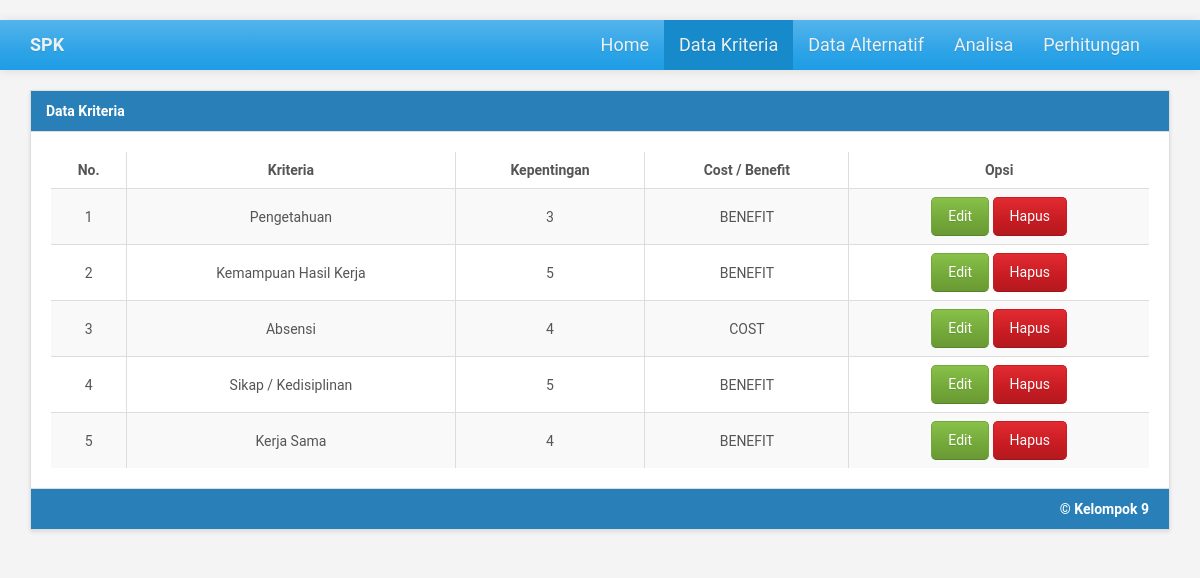
Page /kriteria.php on the committed database.
### tables this page shows
CREATE TABLE `kriteria` (
  `id_kriteria` varchar(20) NOT NULL,
  `kriteria` varchar(50) NOT NULL,
  `kepentingan` varchar(20) NOT NULL,
  `cost_benefit` varchar(20) NOT NULL
);

### kriteria.php (the view, shortened to what this page needs)
<?php
include('configdb.php');
?>
<!DOCTYPE html>
<html lang="en">
<head>
    <link href="ui/css/cerulean.min.css" rel="stylesheet">
    <link rel="stylesheet" type="text/css" href="ui/css/datatables/dataTables.bootstrap.css">
</head>
<body>
    <nav class="navbar navbar-default">
        <div class="container">
            <div class="navbar-header">
                <a class="navbar-brand" href="#"><b><?php echo $_SESSION['judul'];?></b></a>
            </div>
            <div id="navbar" class="navbar-collapse collapse pull-right">
                <ul class="nav navbar-nav">
                    <li><a href="index.php">Home</a></li>
                    <li class="active"><a href="kriteria.php">Data Kriteria</a></li>
                    <li><a href="alternatif.php">Data Alternatif</a></li>
                    <li><a href="analisa.php">Analisa</a></li>
                    <li><a href="perhitungan.php">Perhitungan</a></li>
                </ul>
            </div>
        </div>
    </nav>
    <div class="container">
        <div class="panel panel-primary">
            <div class="panel-heading"><b>Data Kriteria</b></div>
            <?php
            $kriteria = $mysqli->query("SELECT * FROM kriteria");
            ?>
            <div class="panel-body table-responsive">
                <table id="example" class="table table-striped table-bordered table-hover" cellspacing="0" width="100%">
                    <thead>
                        <tr>
                            <th>No.</th>
                            <th>Kriteria</th>
                            <th>Kepentingan</th>
                            <th>Cost / Benefit</th>
                            <th>Opsi</th>
                        </tr>
                    </thead>
                    <tbody>
                        <?php
                        $i = 1;
                        while ($row = $kriteria->fetch_assoc()) {
                            echo '<tr>';
                            echo '<td>'.$i++.'</td>';
                            echo '<td>'.ucwords($row["kriteria"]).'</td>';
                            echo '<td>'.$row["kepentingan"].'</td>';
                            echo '<td class="text-uppercase">'.$row["cost_benefit"].'</td>';
                            echo '<td>
                                <a href="edit-kriteria.php?id='.$row["id_kriteria"].'" class="btn btn-success btn-sm"><i class="fa fa-pencil"></i> Edit</a>
                                <a href="kriteria.php?delete_id='.$row["id_kriteria"].'" class="btn btn-danger btn-sm" onclick="return confirm(\'Apakah Anda yakin ingin menghapus data ini?\')"><i class="fa fa-trash"></i> Hapus</a>
                            </td>';
                            echo '</tr>';
                        }
                        ?>
                    </tbody>
                </table>
            </div>
            <div class="panel-footer text-primary text-right"><b><?php echo $_SESSION['by'];?></b></div>
        </div>
    </div>
</body>
</html>

### kriteria.php (style rules this page uses)
body { font-family: 'Roboto', sans-serif; background-color: #f4f4f4; margin-top: 20px; }
.navbar { background-color: #2c3e50; border: none; border-radius: 0; }
.navbar-brand, .navbar-nav li a { color: #ecf0f1 !important; font-size: 18px; }
.panel { border-radius: 0; box-shadow: 0 2px 4px rgba(0,0,0,0.1); }
.panel-heading { background-color: #2980b9 !important; color: #fff !important; border-radius: 0; }
.panel-body { padding: 20px; }
.table > thead > tr > th { text-align: center; }
.table > tbody > tr > td { text-align: center; vertical-align: middle; }
.btn { border-radius: 5px; font-size: 14px; padding: 8px 16px; }
.panel-footer { background-color: #2980b9 !important; color: #fff !important; border-radius: 0; padding: 10px 20px; }

### rows in the picture
kriteria: kriteria "Pengetahuan", kepentingan "3", cost_benefit "BENEFIT"
kriteria: kriteria "Kemampuan Hasil Kerja", kepentingan "5", cost_benefit "BENEFIT"
kriteria: kriteria "Absensi", kepentingan "4", cost_benefit "COST"
kriteria: kriteria "Sikap / Kedisiplinan", kepentingan "5", cost_benefit "BENEFIT"
kriteria: kriteria "Kerja Sama", kepentingan "4", cost_benefit "BENEFIT"

### other values in the picture
$_SESSION['judul'] "SPK"
$_SESSION['by'] "© Kelompok 9"
